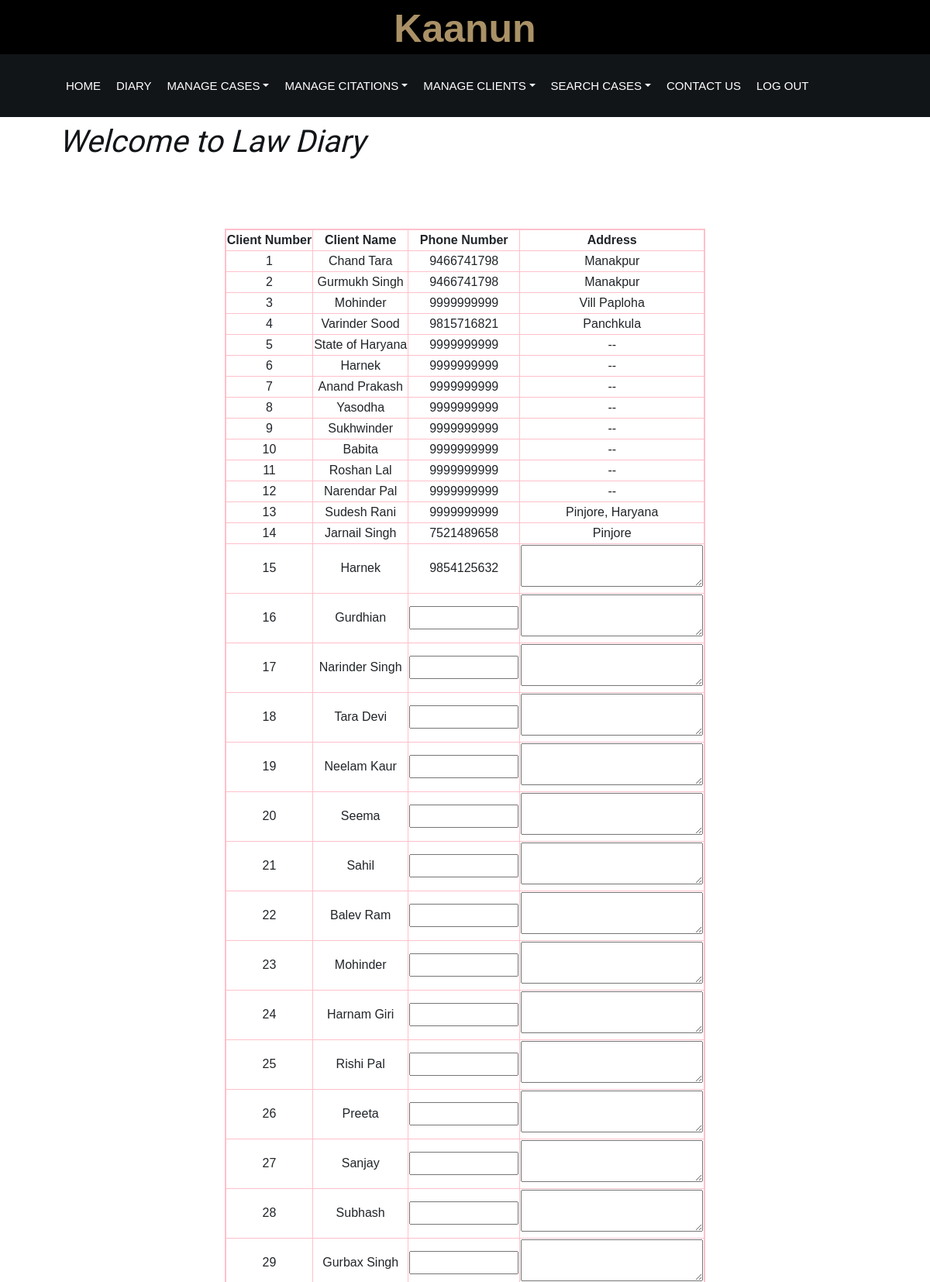
The page /client_details/clientList.php (signed in, upper part) on the database its author committed.
### tables this page shows
CREATE TABLE `clients` (
  `id` int(15) NOT NULL,
  `userId` int(15) NOT NULL,
  `clientName` varchar(500) NOT NULL,
  `phn` varchar(15) NOT NULL,
  `address` varchar(5000) NOT NULL
);

### client_details/clientList.php (the view, shortened to what this page needs)
<!DOCTYPE html>
<html>
<head>
    <link href="css/style.css" rel="stylesheet">
    <link href="https://stackpath.bootstrapcdn.com/bootstrap/4.4.1/css/bootstrap.min.css" rel="stylesheet">
    <link href="https://cdnjs.cloudflare.com/ajax/libs/font-awesome/5.10.0/css/all.min.css" rel="stylesheet">
    <link href="lib/animate/animate.min.css" rel="stylesheet">
    <link href="lib/owlcarousel/assets/owl.carousel.min.css" rel="stylesheet">
    <link href="../css/index_style.css" rel="stylesheet">
</head>
<body>
    <div class="wrapper">
        <div class="top-bar">
            <div class="container-fluid">
                <div class="row">
                    <div class="logo">
                        <center>
                            <a href="./index.php" class="link_head">
                                <p>Kaanun</p>
                            </a>
                        </center>
                    </div>
                </div>
            </div>
        </div>
    </div>
    <div class="nav-bar" style="margin:auto">
        <div class="container-fluid">
            <nav class="navbar navbar-expand-lg bg-dark navbar-dark">
                <div class="collapse navbar-collapse justify-content-between" id="navbarCollapse">
                    <div class="navbar-nav mr-auto">
                        <a href="../home.php" class="nav-item nav-link">Home</a>
                        <a href="../diary/dateRetrieve.php" class="nav-item nav-link">Diary</a>
                        <div class="nav-item dropdown">
                            <a href="#" class="nav-link dropdown-toggle" data-toggle="dropdown">Manage Cases</a>
                        </div>
                        <div class="nav-item dropdown">
                            <a href="#" class="nav-link dropdown-toggle" data-toggle="dropdown">Manage Citations</a>
                        </div>
                        <div class="nav-item dropdown">
                            <a href="#" class="nav-link dropdown-toggle" data-toggle="dropdown">Manage Clients</a>
                        </div>
                        <div class="nav-item dropdown">
                            <a href="#" class="nav-link dropdown-toggle" data-toggle="dropdown">Search Cases</a>
                        </div>
                        <a href="../home.php #footer" class="nav-item nav-link">Contact Us</a>
                        <a href="../index.php" class="nav-item nav-link">Log Out</a>
                    </div>
                </div>
            </nav>
        </div>
    </div>
    <nav id="navbar" class="navbar order-last order-lg-4" style="margin-left: 5%;">
        <h3 style="font-family: 'Tangerine', serif; font-size: 40px; display: inline;">Welcome to Law Diary</h3>
    </nav>
    <br><br><br>
    <?php
    $mysqli = new mysqli("localhost", "root", "", "lawdiary");
    $userId = $_SESSION["userID"];
    $sql = "select * from clients where userId='$userId'";
    $result = $mysqli->query($sql);
    if ($result->num_rows > 0) {
        echo "<center><table border='1'><tr>
        <th><center>Client Number</center></th>
        <th><center>Client Name</center></th>
        <th><center>Phone Number</center></th>
        <th><center>Address</center></th>
        </tr>";
        $sno = 1;
        while ($row = $result->fetch_assoc()) {
            echo "<tr>";
            echo "<td><center>" . $sno . "</center></td>";
            $sno++;
            echo "<td><center>" . $row['clientName'] . "</center></td>";
            if ($row['phn'] == NULL) {
    ?>
                <td>
                    <form action="./updatePhnClient.php" method="post">
                        <input type="text" name="phnNo" size=12 onchange="this.form.submit()">
                    </form>
                </td>
            <?php
            } else
                echo "<td><center>" . $row['phn'] . "</center></td>";
            if ($row['address'] == NULL) {
            ?>
                <td>
                    <form action="./updateAddressClient.php" method="post">
                        <textarea name="address" id="address" cols="23" rows="2" onchange="this.form.submit()"></textarea>
                    </form>
                </td>
            <?php
            } else
                echo "<td><center>" . $row['address'] . "</center></td>"; ?>
        <?php
            echo "</tr>";
        }
        echo "</table></center>";
    } else {
        ?>
        <center>
            <h4>No Clients Found</h4>
        </center>
    <?php
    }
    ?>
    <br><br><br>
</body>
</html>

### css/style.css (style rules this page uses)
body { color: #666666; background: #ffffff; font-family: 'Roboto', sans-serif; font-weight: 400; }
h1, h2, h3, h4, h5, h6 { font-family: 'EB Garamond', serif; font-weight: 600; font-style: italic; color: #121518; }
a { color: #454545; transition: .3s; }
.wrapper { position: relative; width: 100%; max-width: 1366px; margin: 0 auto; background: #ffffff; }
.top-bar { position: relative; height: 90px; background: #000000; }
.top-bar .logo { padding: 15px 0; text-align: left; overflow: hidden; }
@media (min-width: 992px) { .top-bar { padding: 0 60px; } }
.link_head { text-decoration: none; }
.nav-bar { position: relative; padding: 20px 0; transition: .3s; }
.nav-bar .navbar { height: 100%; padding: 0; }
.navbar-dark .navbar-nav .nav-link, .navbar-dark .navbar-nav .nav-link:focus, .navbar-dark .navbar-nav .nav-link:hover, .navbar-dark .navbar-nav .nav-link.active { padding: 10px 10px 8px 10px; color: #ffffff; }
@media (min-width: 992px) { .nav-bar { padding: 20px 60px; } }
@media (min-width: 992px) { .nav-bar, .nav-bar .navbar { background: #121518 !important; } }
@media (min-width: 992px) { .nav-bar a.nav-link { padding: 8px 15px; font-size: 15px; text-transform: uppercase; } }

### css/index_style.css (style rules this page uses)
html { overflow-x: hidden; max-width: 100%; }
body { margin: 0; padding: 0; font-family: sans-serif; background: url() no-repeat; background-size: cover; overflow-x: hidden; max-width: 100%; }
.wrapper { position: relative; width: 100%; margin: 0 auto; background: #ffffff; }
.top-bar { position: relative; height: 70px; background: #000000; text-align: center; display: block; width: 100%; margin: auto; }
.top-bar .logo { padding: 10px 0; text-align: center; overflow: hidden; display: block; margin: auto; }
.top-bar .logo p { color: #aa9166; font-size: 50px; line-height: 55px; font-weight: 800; text-align: center; float: center; display: block; margin: auto; }
.link_head { text-decoration: none; margin: auto; }
.nav-bar { position: relative; padding: 20px 0; transition: .3s; }
.nav-bar .navbar { height: 100%; padding: 0; }
.navbar-dark .navbar-nav .nav-link, .navbar-dark .navbar-nav .nav-link:focus, .navbar-dark .navbar-nav .nav-link:hover, .navbar-dark .navbar-nav .nav-link.active { padding: 10px 10px 8px 10px; color: #ffffff; }
@media (min-width: 992px) { .nav-bar { padding: 20px 60px; } }
@media (min-width: 992px) { .nav-bar, .nav-bar .navbar { background: #121518 !important; } }
@media (min-width: 992px) { .nav-bar a.nav-link { padding: 8px 15px; font-size: 15px; text-transform: uppercase; } }

### client_details/clientList.php (style rules this page uses)
table { border-style: solid; border-width: 2px; border-color: pink; }

### rows shown on the page
clients: clientName "Chand Tara", phn "9466741798", address "Manakpur"
clients: clientName "Gurmukh Singh", phn "9466741798", address "Manakpur"
clients: clientName "Mohinder", phn "9999999999", address "Vill Paploha"
clients: clientName "Varinder Sood", phn "9815716821", address "Panchkula"
clients: clientName "State of Haryana", phn "9999999999", address "--"
clients: clientName "Harnek", phn "9999999999", address "--"
clients: clientName "Anand Prakash", phn "9999999999", address "--"
clients: clientName "Yasodha", phn "9999999999", address "--"
clients: clientName "Sukhwinder", phn "9999999999", address "--"
clients: clientName "Babita", phn "9999999999", address "--"
clients: clientName "Roshan Lal", phn "9999999999", address "--"
clients: clientName "Narendar Pal", phn "9999999999", address "--"
clients: clientName "Sudesh Rani", phn "9999999999", address "Pinjore, Haryana"
clients: clientName "Jarnail Singh", phn "7521489658", address "Pinjore"
clients: clientName "Harnek", phn "9854125632"
clients: clientName "Gurdhian"
clients: clientName "Narinder Singh"
clients: clientName "Tara Devi"
clients: clientName "Neelam Kaur"
clients: clientName "Seema"
clients: clientName "Sahil"
clients: clientName "Balev Ram"
clients: clientName "Mohinder"
clients: clientName "Harnam Giri"
clients: clientName "Rishi Pal"
clients: clientName "Preeta"
clients: clientName "Sanjay"
clients: clientName "Subhash"
clients: clientName "Gurbax Singh"
